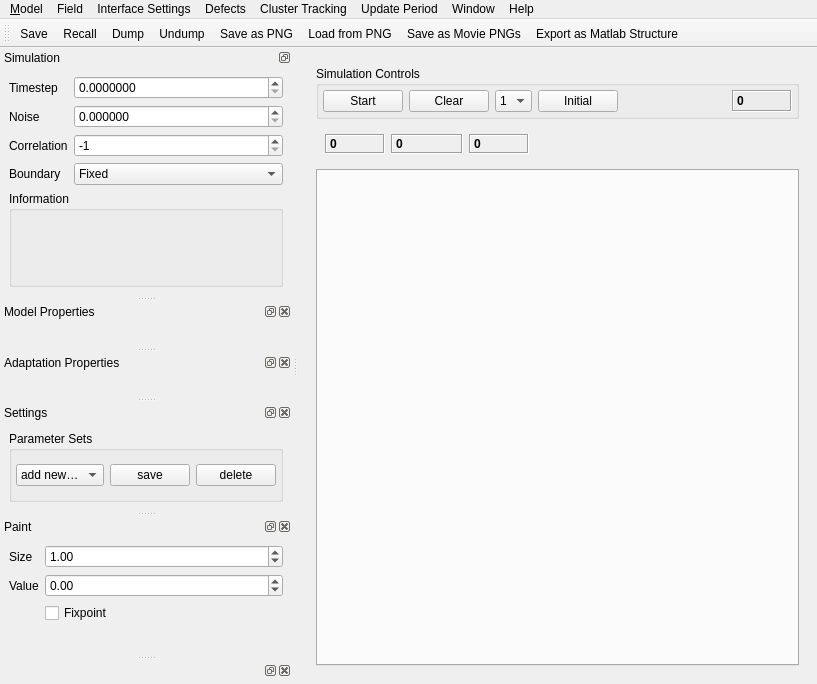
<?xml version="1.0" encoding="UTF-8"?>
<ui version="4.0">
 <class>plotWindow_2d</class>
 <widget class="QMainWindow" name="plotWindow_2d">
  <property name="geometry">
   <rect>
    <x>0</x>
    <y>0</y>
    <width>817</width>
    <height>684</height>
   </rect>
  </property>
  <property name="sizePolicy">
   <sizepolicy hsizetype="Expanding" vsizetype="Expanding">
    <horstretch>0</horstretch>
    <verstretch>0</verstretch>
   </sizepolicy>
  </property>
  <property name="windowTitle">
   <string>Wellenprogramm</string>
  </property>
  <widget class="QWidget" name="centralwidget">
   <property name="sizePolicy">
    <sizepolicy hsizetype="Expanding" vsizetype="Expanding">
     <horstretch>0</horstretch>
     <verstretch>0</verstretch>
    </sizepolicy>
   </property>
   <layout class="QVBoxLayout" name="verticalLayout_4">
    <item>
     <widget class="QWidget" name="widget" native="true">
      <layout class="QVBoxLayout" name="verticalLayout_2">
       <item>
        <widget class="QGroupBox" name="buttonGroupBox">
         <property name="title">
          <string>Simulation Controls</string>
         </property>
         <layout class="QHBoxLayout" name="horizontalLayout_2">
          <property name="margin">
           <number>4</number>
          </property>
          <item>
           <widget class="QPushButton" name="startStopButton">
            <property name="text">
             <string>Start</string>
            </property>
           </widget>
          </item>
          <item>
           <widget class="QPushButton" name="clearButton">
            <property name="text">
             <string>Clear</string>
            </property>
           </widget>
          </item>
          <item>
           <widget class="QComboBox" name="numInitialComboBox">
            <property name="sizePolicy">
             <sizepolicy hsizetype="Minimum" vsizetype="Fixed">
              <horstretch>0</horstretch>
              <verstretch>0</verstretch>
             </sizepolicy>
            </property>
            <property name="toolTip">
             <string>Chose the initial value specified in the library</string>
            </property>
            <item>
             <property name="text">
              <string>1</string>
             </property>
            </item>
            <item>
             <property name="text">
              <string>2</string>
             </property>
            </item>
            <item>
             <property name="text">
              <string>3</string>
             </property>
            </item>
            <item>
             <property name="text">
              <string>4</string>
             </property>
            </item>
            <item>
             <property name="text">
              <string>5</string>
             </property>
            </item>
            <item>
             <property name="text">
              <string>6</string>
             </property>
            </item>
            <item>
             <property name="text">
              <string>7</string>
             </property>
            </item>
            <item>
             <property name="text">
              <string>8</string>
             </property>
            </item>
            <item>
             <property name="text">
              <string>9</string>
             </property>
            </item>
           </widget>
          </item>
          <item>
           <widget class="QPushButton" name="numInitialPushButton">
            <property name="text">
             <string>Initial</string>
            </property>
           </widget>
          </item>
          <item>
           <spacer name="horizontalSpacer">
            <property name="orientation">
             <enum>Qt::Horizontal</enum>
            </property>
            <property name="sizeHint" stdset="0">
             <size>
              <width>40</width>
              <height>20</height>
             </size>
            </property>
           </spacer>
          </item>
          <item>
           <widget class="ResetableLabel" name="simulationTimeLabel">
            <property name="minimumSize">
             <size>
              <width>60</width>
              <height>0</height>
             </size>
            </property>
            <property name="font">
             <font>
              <weight>75</weight>
              <bold>true</bold>
             </font>
            </property>
            <property name="frameShape">
             <enum>QFrame::Box</enum>
            </property>
            <property name="frameShadow">
             <enum>QFrame::Sunken</enum>
            </property>
            <property name="text">
             <string>0</string>
            </property>
           </widget>
          </item>
         </layout>
        </widget>
       </item>
       <item>
        <widget class="QWidget" name="infoWidget" native="true">
         <layout class="QHBoxLayout" name="horizontalLayout_5">
          <item>
           <widget class="QLabel" name="clusterNumberLabel">
            <property name="minimumSize">
             <size>
              <width>60</width>
              <height>0</height>
             </size>
            </property>
            <property name="font">
             <font>
              <weight>75</weight>
              <bold>true</bold>
             </font>
            </property>
            <property name="frameShape">
             <enum>QFrame::Box</enum>
            </property>
            <property name="frameShadow">
             <enum>QFrame::Sunken</enum>
            </property>
            <property name="text">
             <string>0</string>
            </property>
           </widget>
          </item>
          <item>
           <widget class="QLabel" name="gammaLabel">
            <property name="minimumSize">
             <size>
              <width>72</width>
              <height>0</height>
             </size>
            </property>
            <property name="font">
             <font>
              <weight>75</weight>
              <bold>true</bold>
             </font>
            </property>
            <property name="frameShape">
             <enum>QFrame::Box</enum>
            </property>
            <property name="frameShadow">
             <enum>QFrame::Sunken</enum>
            </property>
            <property name="text">
             <string>0</string>
            </property>
           </widget>
          </item>
          <item>
           <widget class="QLabel" name="waveSizeLabel">
            <property name="minimumSize">
             <size>
              <width>60</width>
              <height>0</height>
             </size>
            </property>
            <property name="font">
             <font>
              <weight>75</weight>
              <bold>true</bold>
             </font>
            </property>
            <property name="frameShape">
             <enum>QFrame::Box</enum>
            </property>
            <property name="frameShadow">
             <enum>QFrame::Sunken</enum>
            </property>
            <property name="text">
             <string>0</string>
            </property>
           </widget>
          </item>
          <item>
           <spacer name="horizontalSpacer_2">
            <property name="orientation">
             <enum>Qt::Horizontal</enum>
            </property>
            <property name="sizeHint" stdset="0">
             <size>
              <width>40</width>
              <height>20</height>
             </size>
            </property>
           </spacer>
          </item>
         </layout>
        </widget>
       </item>
       <item>
        <widget class="DetachableTabWidget" name="plotTabWidget">
         <property name="currentIndex">
          <number>-1</number>
         </property>
        </widget>
       </item>
      </layout>
     </widget>
    </item>
   </layout>
  </widget>
  <widget class="QMenuBar" name="menubar">
   <property name="enabled">
    <bool>true</bool>
   </property>
   <property name="geometry">
    <rect>
     <x>0</x>
     <y>0</y>
     <width>817</width>
     <height>22</height>
    </rect>
   </property>
   <widget class="QMenu" name="menuMode">
    <property name="title">
     <string>&amp;Model</string>
    </property>
    <addaction name="separator"/>
    <addaction name="actionClose_Window"/>
   </widget>
   <widget class="QMenu" name="menuProgram_Settings">
    <property name="title">
     <string>Interface Settings</string>
    </property>
    <widget class="QMenu" name="menuSelect_Color_Scheme">
     <property name="title">
      <string>Select Colour Scheme</string>
     </property>
    </widget>
    <addaction name="actionResize_program_window_to_force_update"/>
    <addaction name="actionShow_Curvature"/>
    <addaction name="menuSelect_Color_Scheme"/>
    <addaction name="actionShow_Slice"/>
    <addaction name="actionEdit_Script"/>
    <addaction name="actionShow_Single_Plot"/>
   </widget>
   <widget class="QMenu" name="menuCluster_Tracking">
    <property name="title">
     <string>Cluster Tracking</string>
    </property>
    <addaction name="actionShow_Cluster_Ids"/>
   </widget>
   <widget class="QMenu" name="menuDefects">
    <property name="title">
     <string>Defects</string>
    </property>
    <addaction name="actionEdit_defects"/>
   </widget>
   <widget class="QMenu" name="menuUpdate_Period">
    <property name="title">
     <string>Update Period</string>
    </property>
    <addaction name="action25_ms"/>
    <addaction name="action100_ms"/>
    <addaction name="action500_ms"/>
    <addaction name="action1_s"/>
    <addaction name="action5_s"/>
   </widget>
   <widget class="QMenu" name="menuAbout">
    <property name="title">
     <string>Help</string>
    </property>
    <addaction name="actionAbout"/>
   </widget>
   <widget class="QMenu" name="menuField">
    <property name="title">
     <string>Field</string>
    </property>
    <addaction name="actionStartStop"/>
    <addaction name="actionClear"/>
    <addaction name="separator"/>
    <addaction name="actionCopy_to_Clipboard"/>
    <addaction name="separator"/>
    <addaction name="actionSave"/>
    <addaction name="actionRecall"/>
    <addaction name="actionDump"/>
    <addaction name="actionUndump"/>
    <addaction name="separator"/>
    <addaction name="actionSave_as_Png"/>
    <addaction name="actionLoad_from_Png"/>
   </widget>
   <widget class="QMenu" name="menuWindow">
    <property name="title">
     <string>Window</string>
    </property>
    <widget class="QMenu" name="menuDock_Windows">
     <property name="title">
      <string>Dock Windows</string>
     </property>
    </widget>
    <addaction name="menuDock_Windows"/>
   </widget>
   <addaction name="menuMode"/>
   <addaction name="menuField"/>
   <addaction name="menuProgram_Settings"/>
   <addaction name="menuDefects"/>
   <addaction name="menuCluster_Tracking"/>
   <addaction name="menuUpdate_Period"/>
   <addaction name="menuWindow"/>
   <addaction name="menuAbout"/>
  </widget>
  <widget class="QDockWidget" name="simulationWidget">
   <property name="features">
    <set>QDockWidget::DockWidgetFloatable|QDockWidget::DockWidgetMovable</set>
   </property>
   <property name="windowTitle">
    <string>Simulation</string>
   </property>
   <attribute name="dockWidgetArea">
    <number>1</number>
   </attribute>
   <widget class="QWidget" name="simulationWidgetContents">
    <layout class="QVBoxLayout" name="verticalLayout_5">
     <item>
      <layout class="QFormLayout" name="simulationWidgetFormLayout">
       <item row="1" column="0">
        <widget class="QLabel" name="noiseLabel">
         <property name="text">
          <string>Noise</string>
         </property>
         <property name="buddy">
          <cstring>noiseSpinBox</cstring>
         </property>
        </widget>
       </item>
       <item row="1" column="1">
        <widget class="QDoubleSpinBox" name="noiseSpinBox">
         <property name="decimals">
          <number>6</number>
         </property>
         <property name="maximum">
          <double>9999999.990000000223517</double>
         </property>
         <property name="singleStep">
          <double>0.010000000000000</double>
         </property>
        </widget>
       </item>
       <item row="2" column="0">
        <widget class="QLabel" name="correlationLabel">
         <property name="text">
          <string>Correlation</string>
         </property>
         <property name="buddy">
          <cstring>correlationSpinBox</cstring>
         </property>
        </widget>
       </item>
       <item row="2" column="1">
        <widget class="QSpinBox" name="correlationSpinBox">
         <property name="minimum">
          <number>-1</number>
         </property>
         <property name="maximum">
          <number>10000</number>
         </property>
         <property name="value">
          <number>-1</number>
         </property>
        </widget>
       </item>
       <item row="3" column="0">
        <widget class="QLabel" name="boundaryLabel">
         <property name="text">
          <string>Boundary</string>
         </property>
         <property name="buddy">
          <cstring>boundaryConditionsComboBox</cstring>
         </property>
        </widget>
       </item>
       <item row="3" column="1">
        <widget class="QComboBox" name="boundaryConditionsComboBox">
         <item>
          <property name="text">
           <string>Fixed</string>
          </property>
         </item>
         <item>
          <property name="text">
           <string>Periodic</string>
          </property>
         </item>
         <item>
          <property name="text">
           <string>No Flux</string>
          </property>
         </item>
        </widget>
       </item>
       <item row="0" column="1">
        <widget class="QDoubleSpinBox" name="timestepSpinBox">
         <property name="decimals">
          <number>7</number>
         </property>
         <property name="singleStep">
          <double>0.010000000000000</double>
         </property>
        </widget>
       </item>
       <item row="0" column="0">
        <widget class="QLabel" name="timestepLabel">
         <property name="text">
          <string>Timestep</string>
         </property>
         <property name="buddy">
          <cstring>timestepSpinBox</cstring>
         </property>
        </widget>
       </item>
      </layout>
     </item>
     <item>
      <widget class="QGroupBox" name="informationGroupBox">
       <property name="title">
        <string>Information</string>
       </property>
       <layout class="QHBoxLayout" name="horizontalLayout_3">
        <item>
         <widget class="QLabel" name="infoTextLabel">
          <property name="text">
           <string/>
          </property>
          <property name="wordWrap">
           <bool>true</bool>
          </property>
         </widget>
        </item>
       </layout>
      </widget>
     </item>
    </layout>
   </widget>
  </widget>
  <widget class="QDockWidget" name="parameterWidget">
   <property name="floating">
    <bool>true</bool>
   </property>
   <property name="features">
    <set>QDockWidget::AllDockWidgetFeatures</set>
   </property>
   <property name="windowTitle">
    <string>Model Properties</string>
   </property>
   <attribute name="dockWidgetArea">
    <number>1</number>
   </attribute>
   <widget class="QWidget" name="parameterWidgetContents">
    <layout class="QVBoxLayout" name="verticalLayout">
     <item>
      <layout class="QFormLayout" name="parameterWidgetFormLayout"/>
     </item>
    </layout>
   </widget>
  </widget>
  <widget class="QDockWidget" name="adaptationParameterWidget">
   <property name="features">
    <set>QDockWidget::AllDockWidgetFeatures</set>
   </property>
   <property name="windowTitle">
    <string>Adaptation Properties</string>
   </property>
   <attribute name="dockWidgetArea">
    <number>1</number>
   </attribute>
   <widget class="QWidget" name="adaptationParameterWidgetContents">
    <layout class="QVBoxLayout" name="verticalLayout_3">
     <item>
      <layout class="QFormLayout" name="adaptationParameterWidgetFormLayout">
       <property name="fieldGrowthPolicy">
        <enum>QFormLayout::AllNonFixedFieldsGrow</enum>
       </property>
      </layout>
     </item>
    </layout>
   </widget>
  </widget>
  <widget class="QDockWidget" name="extrasWidget">
   <property name="features">
    <set>QDockWidget::AllDockWidgetFeatures</set>
   </property>
   <property name="windowTitle">
    <string>Settings</string>
   </property>
   <attribute name="dockWidgetArea">
    <number>1</number>
   </attribute>
   <widget class="QWidget" name="extrasWidgetContents">
    <layout class="QVBoxLayout" name="verticalLayout_7">
     <item>
      <widget class="QGroupBox" name="groupBox">
       <property name="title">
        <string>Parameter Sets</string>
       </property>
       <property name="flat">
        <bool>false</bool>
       </property>
       <layout class="QHBoxLayout" name="horizontalLayout">
        <property name="margin">
         <number>4</number>
        </property>
        <item>
         <widget class="QComboBox" name="parameterSetsDropDown">
          <item>
           <property name="text">
            <string>add new…</string>
           </property>
          </item>
         </widget>
        </item>
        <item>
         <widget class="QPushButton" name="parameterSetsSave">
          <property name="text">
           <string>save</string>
          </property>
         </widget>
        </item>
        <item>
         <widget class="QPushButton" name="parameterSetsDelete">
          <property name="text">
           <string>delete</string>
          </property>
         </widget>
        </item>
       </layout>
      </widget>
     </item>
    </layout>
   </widget>
  </widget>
  <widget class="QToolBar" name="toolBar">
   <property name="windowTitle">
    <string>toolBar</string>
   </property>
   <attribute name="toolBarArea">
    <enum>TopToolBarArea</enum>
   </attribute>
   <attribute name="toolBarBreak">
    <bool>false</bool>
   </attribute>
   <addaction name="actionSave"/>
   <addaction name="actionRecall"/>
   <addaction name="actionDump"/>
   <addaction name="actionUndump"/>
   <addaction name="actionSave_as_Png"/>
   <addaction name="actionLoad_from_Png"/>
   <addaction name="actionSave_as_Movie_Pngs"/>
   <addaction name="actionExport_as_Matlab_Structure"/>
  </widget>
  <widget class="QDockWidget" name="paintDockWidget">
   <property name="visible">
    <bool>true</bool>
   </property>
   <property name="floating">
    <bool>true</bool>
   </property>
   <property name="windowTitle">
    <string>Paint</string>
   </property>
   <attribute name="dockWidgetArea">
    <number>1</number>
   </attribute>
   <widget class="QWidget" name="dockWidgetContents">
    <layout class="QVBoxLayout" name="verticalLayout_6">
     <item>
      <layout class="QFormLayout" name="formLayout_2">
       <item row="2" column="1">
        <widget class="QDoubleSpinBox" name="paintValueSpinBox">
         <property name="minimum">
          <double>-99.989999999999995</double>
         </property>
        </widget>
       </item>
       <item row="2" column="0">
        <widget class="QLabel" name="label_2">
         <property name="text">
          <string>Value</string>
         </property>
        </widget>
       </item>
       <item row="0" column="0">
        <widget class="QLabel" name="label_3">
         <property name="text">
          <string>Size</string>
         </property>
        </widget>
       </item>
       <item row="0" column="1">
        <widget class="QDoubleSpinBox" name="paintSizeSpinBox">
         <property name="value">
          <double>1.000000000000000</double>
         </property>
        </widget>
       </item>
       <item row="3" column="1">
        <widget class="QCheckBox" name="paintFixpointCheckbox">
         <property name="text">
          <string>Fixpoint</string>
         </property>
        </widget>
       </item>
      </layout>
     </item>
    </layout>
   </widget>
  </widget>
  <widget class="QDockWidget" name="pngSaveDockWidget">
   <property name="floating">
    <bool>true</bool>
   </property>
   <attribute name="dockWidgetArea">
    <number>1</number>
   </attribute>
   <widget class="QWidget" name="dockWidgetContents_2">
    <widget class="QWidget" name="layoutWidget">
     <property name="geometry">
      <rect>
       <x>0</x>
       <y>0</y>
       <width>2</width>
       <height>2</height>
      </rect>
     </property>
     <layout class="QGridLayout" name="pngSaveWidgetGridLayout"/>
    </widget>
    <widget class="QWidget" name="layoutWidget">
     <property name="geometry">
      <rect>
       <x>12</x>
       <y>12</y>
       <width>68</width>
       <height>27</height>
      </rect>
     </property>
     <layout class="QHBoxLayout" name="horizontalLayout_4">
      <item>
       <widget class="QToolButton" name="saveAsPngMovieToolButton">
        <property name="text">
         <string>...</string>
        </property>
       </widget>
      </item>
      <item>
       <widget class="QToolButton" name="saveAsPngToolButton">
        <property name="text">
         <string>...</string>
        </property>
       </widget>
      </item>
     </layout>
    </widget>
   </widget>
  </widget>
  <action name="actionTest">
   <property name="text">
    <string>test</string>
   </property>
  </action>
  <action name="actionOpen">
   <property name="text">
    <string>open</string>
   </property>
  </action>
  <action name="actionResize_program_window_to_force_update">
   <property name="checkable">
    <bool>true</bool>
   </property>
   <property name="text">
    <string>Resize program window to force update</string>
   </property>
   <property name="shortcut">
    <string>Ctrl+F</string>
   </property>
  </action>
  <action name="actionShow_Curvature">
   <property name="checkable">
    <bool>true</bool>
   </property>
   <property name="enabled">
    <bool>true</bool>
   </property>
   <property name="text">
    <string>Show Curvature</string>
   </property>
  </action>
  <action name="actionShow_Cluster_Ids">
   <property name="checkable">
    <bool>true</bool>
   </property>
   <property name="text">
    <string>Show Cluster Ids</string>
   </property>
   <property name="shortcut">
    <string>Ctrl+K</string>
   </property>
  </action>
  <action name="actionStartStop">
   <property name="text">
    <string>Start</string>
   </property>
   <property name="shortcut">
    <string>Ctrl+Space</string>
   </property>
  </action>
  <action name="actionClear">
   <property name="text">
    <string>Clear</string>
   </property>
  </action>
  <action name="actionSave">
   <property name="text">
    <string>Save</string>
   </property>
   <property name="toolTip">
    <string>binary</string>
   </property>
  </action>
  <action name="actionRecall">
   <property name="text">
    <string>Recall</string>
   </property>
   <property name="toolTip">
    <string>binary</string>
   </property>
  </action>
  <action name="actionDump">
   <property name="text">
    <string>Dump</string>
   </property>
   <property name="toolTip">
    <string>plain text</string>
   </property>
  </action>
  <action name="actionUndump">
   <property name="text">
    <string>Undump</string>
   </property>
   <property name="toolTip">
    <string>plain text</string>
   </property>
  </action>
  <action name="actionSave_as_Png">
   <property name="text">
    <string>Save as PNG</string>
   </property>
  </action>
  <action name="actionLoad_from_Png">
   <property name="text">
    <string>Load from PNG</string>
   </property>
  </action>
  <action name="actionSave_as_Movie_Pngs">
   <property name="text">
    <string>Save as Movie PNGs</string>
   </property>
  </action>
  <action name="actionEdit_defects">
   <property name="text">
    <string>Edit defects…</string>
   </property>
  </action>
  <action name="actionBistabiles">
   <property name="text">
    <string>Bistabiles</string>
   </property>
  </action>
  <action name="action25_ms">
   <property name="checkable">
    <bool>true</bool>
   </property>
   <property name="text">
    <string>25 ms</string>
   </property>
  </action>
  <action name="action100_ms">
   <property name="checkable">
    <bool>true</bool>
   </property>
   <property name="text">
    <string>100 ms</string>
   </property>
  </action>
  <action name="action500_ms">
   <property name="checkable">
    <bool>true</bool>
   </property>
   <property name="text">
    <string>500 ms</string>
   </property>
  </action>
  <action name="action1_s">
   <property name="checkable">
    <bool>true</bool>
   </property>
   <property name="text">
    <string>1 s</string>
   </property>
  </action>
  <action name="action5_s">
   <property name="checkable">
    <bool>true</bool>
   </property>
   <property name="text">
    <string>5 s</string>
   </property>
  </action>
  <action name="actionClose_Window">
   <property name="text">
    <string>Close Window</string>
   </property>
   <property name="shortcut">
    <string>Ctrl+W</string>
   </property>
  </action>
  <action name="actionDefault_Color_Scheme">
   <property name="checkable">
    <bool>true</bool>
   </property>
   <property name="text">
    <string>Default Colour Scheme</string>
   </property>
  </action>
  <action name="actionAdaptive_Scheme">
   <property name="checkable">
    <bool>true</bool>
   </property>
   <property name="text">
    <string>Adaptive Scheme</string>
   </property>
  </action>
  <action name="actionDelayed_Adaptive_Scheme">
   <property name="checkable">
    <bool>true</bool>
   </property>
   <property name="text">
    <string>Delayed Adaptive Scheme</string>
   </property>
  </action>
  <action name="actionAbout">
   <property name="text">
    <string>About</string>
   </property>
  </action>
  <action name="actionShow_Slice">
   <property name="checkable">
    <bool>true</bool>
   </property>
   <property name="text">
    <string>Show Slice</string>
   </property>
  </action>
  <action name="actionCopy_to_Clipboard">
   <property name="text">
    <string>Copy to Clipboard</string>
   </property>
   <property name="shortcut">
    <string>Ctrl+C</string>
   </property>
  </action>
  <action name="actionExport_as_Matlab_Structure">
   <property name="text">
    <string>Export as Matlab Structure</string>
   </property>
  </action>
  <action name="actionEdit_Script">
   <property name="text">
    <string>Edit Script …</string>
   </property>
  </action>
  <action name="actionShow_Single_Plot">
   <property name="text">
    <string>Show Single Plot</string>
   </property>
  </action>
  <action name="action">
   <property name="text">
    <string>.</string>
   </property>
  </action>
  <action name="actionPNG_Movie">
   <property name="checkable">
    <bool>true</bool>
   </property>
   <property name="text">
    <string>PNG/Movie</string>
   </property>
  </action>
 </widget>
 <customwidgets>
  <customwidget>
   <class>DetachableTabWidget</class>
   <extends>QTabWidget</extends>
   <header>detachable_tab_widget.h</header>
   <container>1</container>
  </customwidget>
  <customwidget>
   <class>ResetableLabel</class>
   <extends>QLabel</extends>
   <header>resetable_label.h</header>
  </customwidget>
 </customwidgets>
 <tabstops>
  <tabstop>startStopButton</tabstop>
  <tabstop>clearButton</tabstop>
  <tabstop>numInitialComboBox</tabstop>
  <tabstop>numInitialPushButton</tabstop>
  <tabstop>timestepSpinBox</tabstop>
  <tabstop>noiseSpinBox</tabstop>
  <tabstop>correlationSpinBox</tabstop>
  <tabstop>boundaryConditionsComboBox</tabstop>
  <tabstop>plotTabWidget</tabstop>
  <tabstop>parameterSetsDropDown</tabstop>
  <tabstop>parameterSetsSave</tabstop>
  <tabstop>parameterSetsDelete</tabstop>
  <tabstop>paintSizeSpinBox</tabstop>
  <tabstop>paintValueSpinBox</tabstop>
  <tabstop>paintFixpointCheckbox</tabstop>
 </tabstops>
 <resources/>
 <connections>
  <connection>
   <sender>paintFixpointCheckbox</sender>
   <signal>toggled(bool)</signal>
   <receiver>paintValueSpinBox</receiver>
   <slot>setDisabled(bool)</slot>
   <hints>
    <hint type="sourcelabel">
     <x>188</x>
     <y>680</y>
    </hint>
    <hint type="destinationlabel">
     <x>183</x>
     <y>658</y>
    </hint>
   </hints>
  </connection>
 </connections>
</ui>
